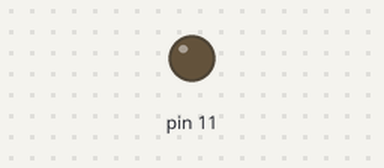
Bench run of a sketch on a simulated Arduino Uno, built with avr-gcc and run on an emulated ATmega328P. On the bench: output pins drawn as LEDs (lit = HIGH).

Above: at 0.1 s.
At 1.1 s:
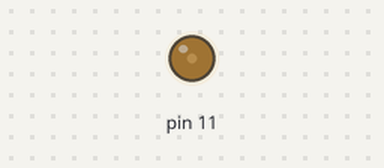
At 2.1 s:
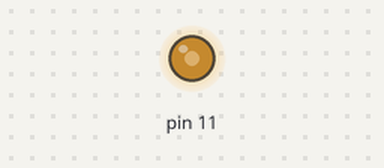
At 4.1 s:
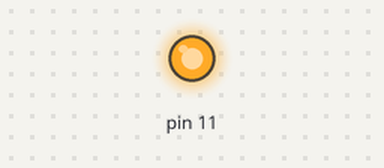
Timing chart, 0 to 5.6 s (numbered marks = the images above):
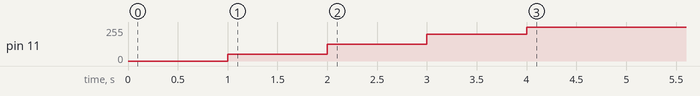

The sketch:

A007_LED_PWM_gradi.ino
```cpp
/*
LED con segnale PWM
*/

void setup() {
	analogWrite(11, 0);
  delay(1000);
  analogWrite(11, 50);
  delay(1000);
  analogWrite(11, 127);
  delay(1000);
  analogWrite(11, 200);
  delay(1000);
  analogWrite(11, 255);
}

void loop() {}
```
